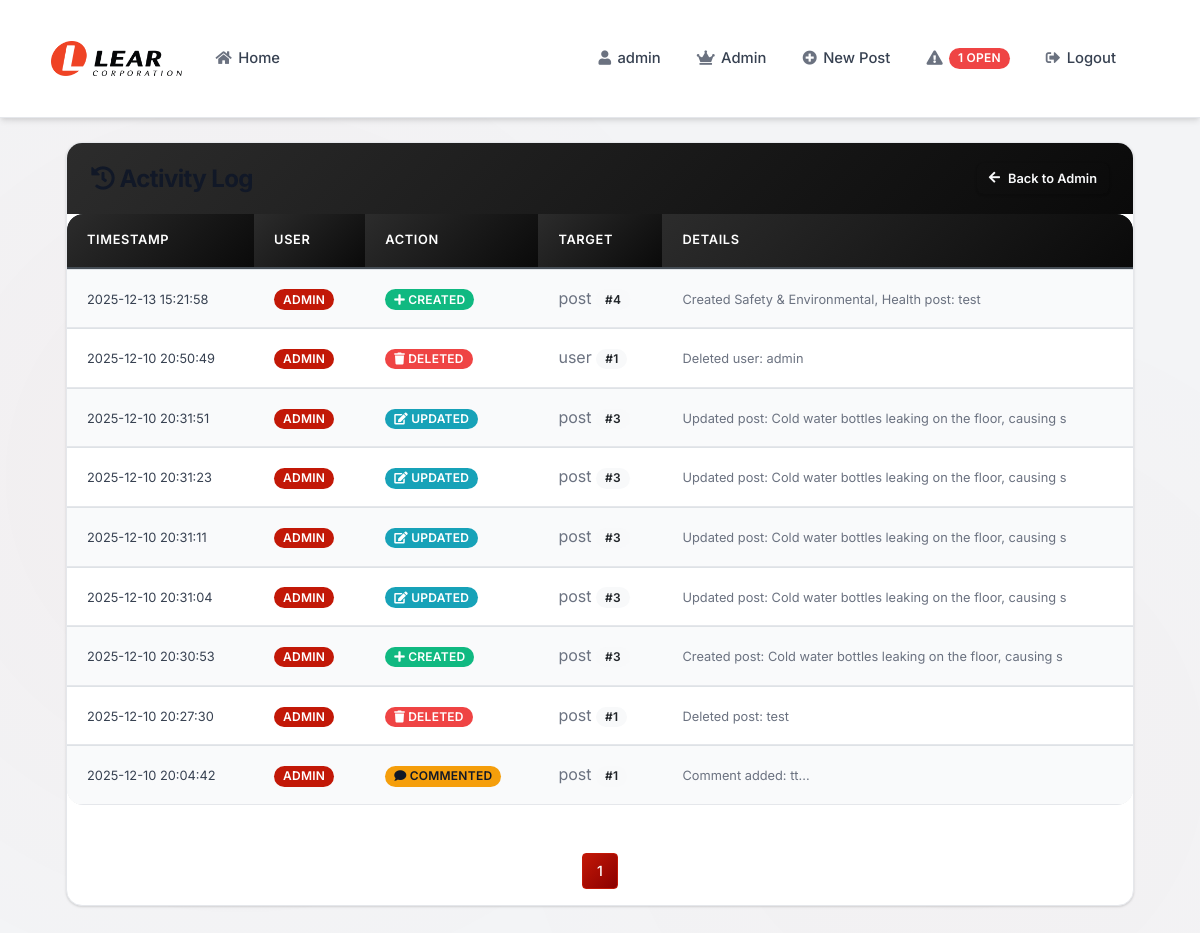
Screenshot of /admin/activity-log (signed in) with the database file from the repository.
### app/models.py (models this page shows, shortened)
class User(db.Model, UserMixin):
    id = db.Column(db.Integer, primary_key=True)
    username = db.Column(db.String(20), unique=True, nullable=False)
    password = db.Column(db.String(60), nullable=False)
    role = db.Column(db.String(20), nullable=False, default='viewer')
    posts = db.relationship('Post', backref='author', lazy=True)

class ActivityLog(db.Model):
    id = db.Column(db.Integer, primary_key=True)
    user_id = db.Column(db.Integer, db.ForeignKey('user.id'), nullable=True)
    action = db.Column(db.String(50), nullable=False)  # 'created', 'updated', 'deleted', 'commented', 'status_changed'
    target_type = db.Column(db.String(20), nullable=False)  # 'post', 'comment', 'user'
    target_id = db.Column(db.Integer, nullable=True)
    details = db.Column(db.Text, nullable=True)
    timestamp = db.Column(db.DateTime, nullable=False, default=datetime.utcnow)
    user = db.relationship('User', backref='activities')

### app/routes.py (the view)
@app.route("/admin/activity-log")
@login_required
@roles_required('admin')
def activity_log():
    page = request.args.get('page', 1, type=int)
    activities = ActivityLog.query.order_by(ActivityLog.timestamp.desc()).paginate(page=page, per_page=20)
    return render_template('activity_log.html', title='Activity Log', activities=activities)

### app/models.py (called while the page is built)
@login_manager.user_loader
def load_user(user_id):
    return User.query.get(int(user_id))

### app/routes.py (called while the page is built)
def roles_required(*roles):
    def wrapper(f):
        @wraps(f)
        def wrapped(*args, **kwargs):
            if current_user.role not in roles:
                abort(403)
            return f(*args, **kwargs)
        return wrapped
    return wrapper

@app.context_processor
def utility_processor():
    def get_open_posts_count():
        return Post.query.filter_by(status='Open').count()
    return dict(get_open_posts_count=get_open_posts_count)

### app/templates/activity_log.html (shortened to what this page needs)
{% extends "base.html" %}
{% block content %}
<div class="card shadow-sm mb-4">
    <div class="card-header bg-dark text-white d-flex justify-content-between align-items-center">
        <h3 class="mb-0"><i class="fas fa-history"></i> Activity Log</h3>
        <a href="{{ url_for('admin') }}" class="btn btn-outline-light btn-sm">
            <i class="fas fa-arrow-left"></i> Back to Admin
        </a>
    </div>
    <div class="card-body p-0">
        {% if activities.items %}
        <div class="table-responsive">
            <table class="table table-striped mb-0">
                <thead class="thead-dark">
                    <tr>
                        <th>Timestamp</th>
                        <th>User</th>
                        <th>Action</th>
                        <th>Target</th>
                        <th>Details</th>
                    </tr>
                </thead>
                <tbody>
                    {% for activity in activities.items %}
                    <tr>
                        <td>
                            <small>{{ activity.timestamp.strftime('%Y-%m-%d %H:%M:%S') }}</small>
                        </td>
                        <td>
                            {% if activity.user %}
                            <span class="badge badge-primary">{{ activity.user.username }}</span>
                            {% else %}
                            <span class="badge badge-secondary">System</span>
                            {% endif %}
                        </td>
                        <td>
                            {% if activity.action == 'created' %}
                            <span class="badge badge-success"><i class="fas fa-plus"></i> Created</span>
                            {% elif activity.action == 'updated' %}
                            <span class="badge badge-info"><i class="fas fa-edit"></i> Updated</span>
                            {% elif activity.action == 'deleted' %}
                            <span class="badge badge-danger"><i class="fas fa-trash"></i> Deleted</span>
                            {% elif activity.action == 'commented' %}
                            <span class="badge badge-warning"><i class="fas fa-comment"></i> Commented</span>
                            {% elif activity.action == 'status_changed' %}
                            <span class="badge badge-secondary"><i class="fas fa-exchange-alt"></i> Status
                                Changed</span>
                            {% elif activity.action == 'password_reset' %}
                            <span class="badge badge-warning"><i class="fas fa-key"></i> Password Reset</span>
                            {% else %}
                            <span class="badge badge-secondary">{{ activity.action }}</span>
                            {% endif %}
                        </td>
                        <td>
                            <span class="text-muted">{{ activity.target_type }}</span>
                            {% if activity.target_id %}
                            <span class="badge badge-light">#{{ activity.target_id }}</span>
                            {% endif %}
                        </td>
                        <td>
                            <small class="text-muted">{{ activity.details[:80] if activity.details else '-' }}</small>
                        </td>
                    </tr>
                    {% endfor %}
                </tbody>
            </table>
        </div>
        <nav aria-label="Page navigation" class="p-3">
            <ul class="pagination justify-content-center mb-0">
                {% for page_num in activities.iter_pages(left_edge=1, right_edge=1, left_current=1, right_current=2) %}
                {% if page_num %}
                {% if activities.page == page_num %}
                <li class="page-item active">
                    <a class="page-link" href="{{ url_for('activity_log', page=page_num) }}">{{ page_num }}</a>
                </li>
                {% else %}
                <li class="page-item">
                    <a class="page-link" href="{{ url_for('activity_log', page=page_num) }}">{{ page_num }}</a>
                </li>
                {% endif %}
                {% else %}
                <li class="page-item disabled">
                    <span class="page-link">…</span>
                </li>
                {% endif %}
                {% endfor %}
            </ul>
        </nav>
        {% else %}
        <div class="text-center py-5">
            <i class="fas fa-clipboard-list fa-4x text-muted mb-3"></i>
            <p class="text-muted">No activity recorded yet.</p>
        </div>
        {% endif %}
    </div>
</div>
{% endblock content %}

### app/templates/base.html (shortened to what this page needs)
<!DOCTYPE html>
<html lang="en">
<head>
  <link rel="stylesheet" href="https://stackpath.bootstrapcdn.com/bootstrap/4.5.2/css/bootstrap.min.css">
  <link rel="stylesheet" href="{{ url_for('static', filename='css/style.css') }}">
  <link rel="stylesheet" href="https://cdnjs.cloudflare.com/ajax/libs/font-awesome/5.15.4/css/all.min.css">
</head>
<body>
  <header class="site-header">
    <nav class="navbar navbar-expand-md navbar-light">
      <div class="container">
        <a class="navbar-brand" href="/" style="margin-left: -15px;">
          <img src="{{ url_for('static', filename='images/lear-corporation-seeklogo.png') }}" alt="Lear" height="35">
        </a>
        <div class="collapse navbar-collapse" id="navbarToggle">
          <div class="navbar-nav mr-auto">
            <a class="nav-item nav-link" href="{{ url_for('home') }}"><i class="fas fa-home"></i> Home</a>
          </div>
          <div class="navbar-nav">
            {% if current_user.is_authenticated %}
            <a class="nav-item nav-link" href="{{ url_for('account') }}"><i class="fas fa-user"></i> {{
              current_user.username }}</a>
            {% if current_user.role == 'admin' %}
            <a class="nav-item nav-link" href="{{ url_for('admin') }}"><i class="fas fa-crown"></i> Admin</a>
            {% endif %}
            <a class="nav-item nav-link" href="{{ url_for('new_post') }}"><i class="fas fa-plus-circle"></i> New
              Post</a>
            {% if get_open_posts_count() > 0 %}
            <a class="nav-item nav-link" href="{{ url_for('home') }}?status=Open">
              <i class="fas fa-exclamation-triangle"></i> <span class="badge badge-danger">{{ get_open_posts_count() }}
                Open</span>
            </a>
            {% endif %}
            <a class="nav-item nav-link" href="{{ url_for('logout') }}"><i class="fas fa-sign-out-alt"></i> Logout</a>
            {% else %}
            <a class="nav-item nav-link" href="{{ url_for('login') }}"><i class="fas fa-sign-in-alt"></i> Login</a>
            <a class="nav-item nav-link" href="{{ url_for('register') }}"><i class="fas fa-user-plus"></i> Register</a>
            {% endif %}
          </div>
        </div>
      </div>
    </nav>
  </header>
  <main role="main" class="container">
    <div class="row">
      <div class="col-md-12">
        {% block content %}{% endblock %}
      </div>
    </div>
  </main>
</body>
</html>

### rows the page displays
User: username "admin"
ActivityLog: timestamp "2025-12-13 15:21:58", user.username "ADMIN", action "created" (drawn), target_type "post", target_id "4", details "Created Safety & Environmental, Health post: test"
ActivityLog: timestamp "2025-12-10 20:50:49", user.username "ADMIN", action "deleted" (drawn), target_type "user", target_id "1", details "Deleted user: admin"
ActivityLog: timestamp "2025-12-10 20:31:51", user.username "ADMIN", action "updated" (drawn), target_type "post", target_id "3", details "Updated post: Cold water bottles leaking on the floor, causing s"
ActivityLog: timestamp "2025-12-10 20:31:23", user.username "ADMIN", action "updated" (drawn), target_type "post", target_id "3", details "Updated post: Cold water bottles leaking on the floor, causing s"
ActivityLog: timestamp "2025-12-10 20:31:11", user.username "ADMIN", action "updated" (drawn), target_type "post", target_id "3", details "Updated post: Cold water bottles leaking on the floor, causing s"
ActivityLog: timestamp "2025-12-10 20:31:04", user.username "ADMIN", action "updated" (drawn), target_type "post", target_id "3", details "Updated post: Cold water bottles leaking on the floor, causing s"
ActivityLog: timestamp "2025-12-10 20:30:53", user.username "ADMIN", action "created" (drawn), target_type "post", target_id "3", details "Created post: Cold water bottles leaking on the floor, causing s"
ActivityLog: timestamp "2025-12-10 20:27:30", user.username "ADMIN", action "deleted" (drawn), target_type "post", target_id "1", details "Deleted post: test"
ActivityLog: timestamp "2025-12-10 20:04:42", user.username "ADMIN", action "commented" (drawn), target_type "post", target_id "1", details "Comment added: tt..."

### other values shown
{{ get_open_posts_count() }} "1"
{{ page_num }} "1"
